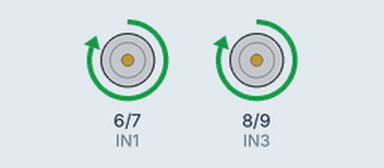
Recording of a sketch running on a simulated Arduino Uno, built with avr-gcc and run on an emulated ATmega328P. Parts: motor-driver pin pairs drawn as motors (green arrow = first pin HIGH = forward, orange = second pin HIGH = backward, longer = more drive). What the sketch prints to the serial monitor is not drawn.

Above: at 4.3 s.
At 8.3 s:
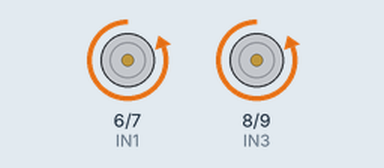
At 12.3 s:
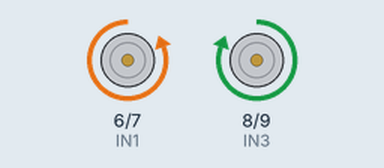
At 22.3 s:
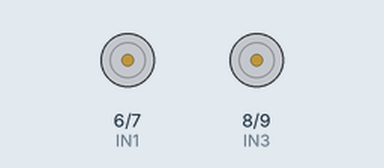
Timing chart, 0 to 24.1 s (numbered marks = the images above):
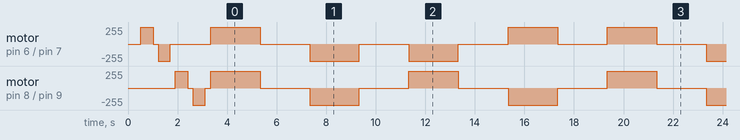

Measured:
- by itself, motor on pin 8 (IN3) / pin 9 (IN4): stopped → forward 255/255 at 1.9 s, → stopped 0.50 s later, → backward 255/255 0.20 s later, → stopped 0.50 s later, … (23 changes in this stretch)
- by itself, motor on pin 6 (IN1) / pin 7 (IN2): stopped → forward 255/255 at 0.51 s, → stopped 0.50 s later, → backward 255/255 0.20 s later, → stopped 0.50 s later, … (23 changes in this stretch)

The sketch:

test_motor_driver.ino
```cpp
/*
 * L298N Motor Driver Test — VSDSquadron Ultra (THEJAS32)
 *
 * Cycles through: FORWARD → STOP → BACKWARD → STOP → LEFT → STOP → RIGHT → STOP
 * Each direction runs for 2 seconds. No WiFi/MQTT needed.
 *
 * WIRING:
 *   GPIO 6 → IN1    GPIO 7 → IN2    (Left motors)
 *   GPIO 8 → IN3    GPIO 9 → IN4    (Right motors)
 *   ENA, ENB → jumper to 5V (full speed)
 *   L298N 12V → motor battery    L298N GND → common GND with THEJAS32
 *   OUT1/OUT2 → left motors      OUT3/OUT4 → right motors
 *
 * CHECKLIST before upload:
 *   [ ] L298N has motor power (12V/battery input)
 *   [ ] ENA and ENB jumpers are ON (or wired to 5V)
 *   [ ] GND of THEJAS32 and L298N are connected together
 *   [ ] Motors connected to OUT1/OUT2 and OUT3/OUT4
 */

#define IN1  6
#define IN2  7
#define IN3  8
#define IN4  9

void allStop() {
  digitalWrite(IN1, LOW); digitalWrite(IN2, LOW);
  digitalWrite(IN3, LOW); digitalWrite(IN4, LOW);
}

void setup() {
  Serial.begin(115200);
  delay(500);

  pinMode(IN1, OUTPUT);
  pinMode(IN2, OUTPUT);
  pinMode(IN3, OUTPUT);
  pinMode(IN4, OUTPUT);
  allStop();

  Serial.println(F("\n=========================================="));
  Serial.println(F("  L298N MOTOR DRIVER TEST (THEJAS32)"));
  Serial.println(F("  Pins: IN1=GPIO6, IN2=GPIO7, IN3=GPIO8, IN4=GPIO9"));
  Serial.println(F("==========================================\n"));

  Serial.println(F("--- Step 1: Pin toggle test ---"));
  for (int pin = IN1; pin <= IN4; pin++) {
    Serial.print(F("  GPIO "));
    Serial.print(pin);
    Serial.print(F(" → HIGH ... "));
    digitalWrite(pin, HIGH);
    delay(500);
    Serial.print(F("LOW ... "));
    digitalWrite(pin, LOW);
    delay(200);
    Serial.println(F("OK"));
  }
  Serial.println();

  Serial.println(F("--- Step 2: Motor direction cycle (2s each) ---"));
  Serial.println(F("  If motors don't spin, check:"));
  Serial.println(F("  1) L298N has motor power (battery)"));
  Serial.println(F("  2) ENA/ENB jumpers are ON"));
  Serial.println(F("  3) GND is shared between board and L298N"));
  Serial.println(F("  4) Motors are on OUT1/OUT2 and OUT3/OUT4\n"));
}

int step = 0;

void loop() {
  switch (step % 8) {
    case 0:
      Serial.println(F("[FWD]   IN1=H IN2=L IN3=H IN4=L — both motors forward"));
      digitalWrite(IN1, HIGH); digitalWrite(IN2, LOW);
      digitalWrite(IN3, HIGH); digitalWrite(IN4, LOW);
      break;
    case 1:
      Serial.println(F("[STOP]"));
      allStop();
      break;
    case 2:
      Serial.println(F("[BWD]   IN1=L IN2=H IN3=L IN4=H — both motors backward"));
      digitalWrite(IN1, LOW); digitalWrite(IN2, HIGH);
      digitalWrite(IN3, LOW); digitalWrite(IN4, HIGH);
      break;
    case 3:
      Serial.println(F("[STOP]"));
      allStop();
      break;
    case 4:
      Serial.println(F("[LEFT]  IN1=L IN2=H IN3=H IN4=L — left back, right fwd"));
      digitalWrite(IN1, LOW);  digitalWrite(IN2, HIGH);
      digitalWrite(IN3, HIGH); digitalWrite(IN4, LOW);
      break;
    case 5:
      Serial.println(F("[STOP]"));
      allStop();
      break;
    case 6:
      Serial.println(F("[RIGHT] IN1=H IN2=L IN3=L IN4=H — left fwd, right back"));
      digitalWrite(IN1, HIGH); digitalWrite(IN2, LOW);
      digitalWrite(IN3, LOW);  digitalWrite(IN4, HIGH);
      break;
    case 7:
      Serial.println(F("[STOP]  --- cycle complete, restarting ---\n"));
      allStop();
      break;
  }
  step++;
  delay(2000);
}
```
